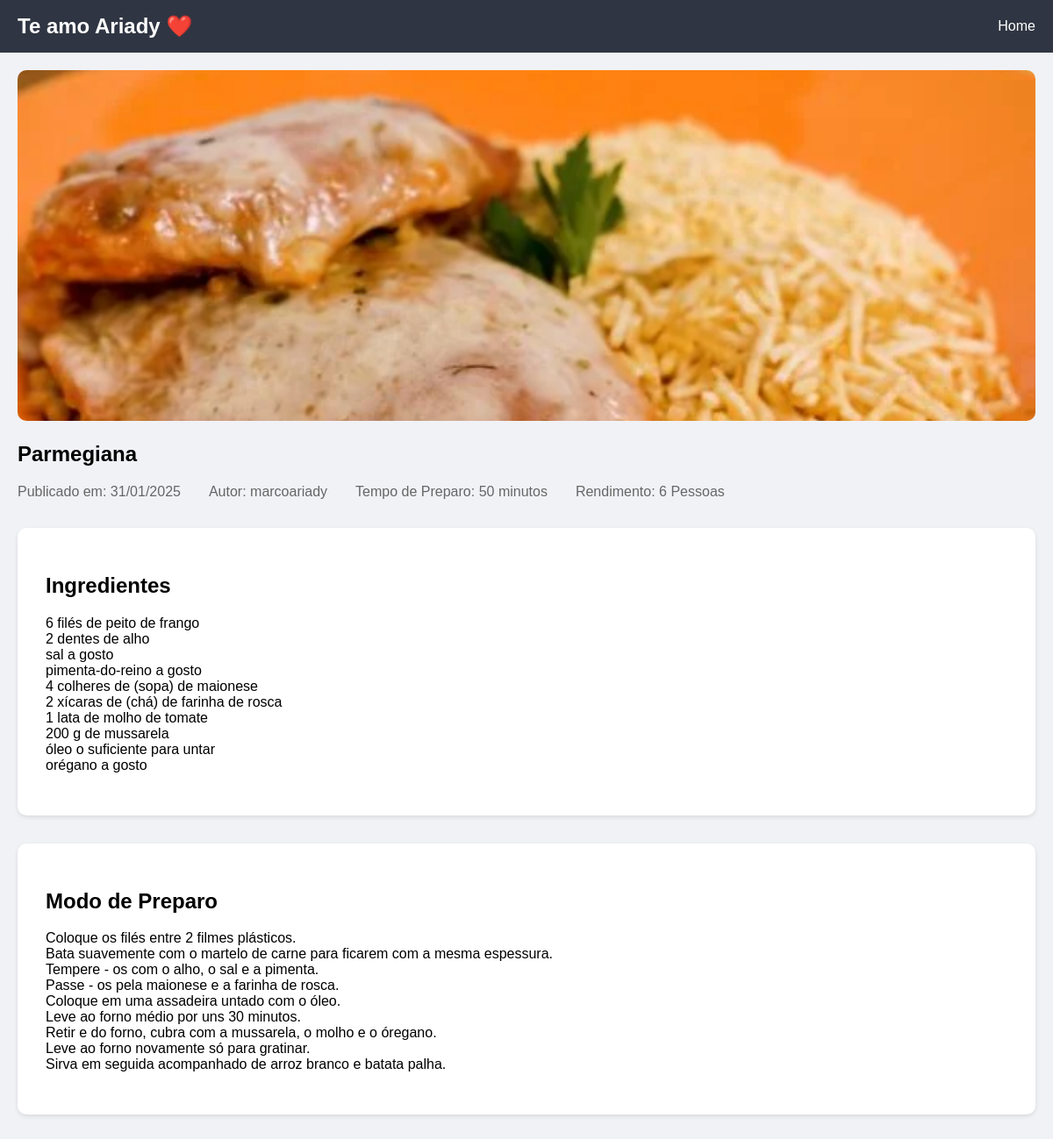
The app's page /receita/2/ with its own data.
### receitas/models.py (models this page shows, shortened)
class Receita(models.Model):
    CATEGORIAS = [
        ('DOCES', 'Doces'),
        ('SALGADOS', 'Salgados'),
        ('MASSAS', 'Massas'),
    ]
    titulo = models.CharField(max_length=200)
    descricao = models.TextField()
    ingredientes = models.TextField()
    modo_preparo = models.TextField()
    tempo_preparo = models.PositiveIntegerField(help_text="Em minutos")
    rendimento = models.CharField(max_length=100)
    categoria = models.CharField(max_length=8, choices=CATEGORIAS)
    data_publicacao = models.DateTimeField(auto_now_add=True)
    autor = models.ForeignKey(User, on_delete=models.CASCADE)
    imagem = models.ImageField(upload_to='receitas/', blank=True, null=True)

### receitas/views.py (the view)
# urls.py: path('receita/<int:receita_id>/', views.detalhe_receita, name='detalhe_receita'),
def detalhe_receita(request, receita_id):
    receita = get_object_or_404(Receita, pk=receita_id)
    return render(request, 'receita_detalhe.html', {'receita': receita})

### receitas/templates/receita_detalhe.html
{% extends 'base.html' %} {% block content %}
<article class="detalhe-receita">
  {% if receita.imagem %}
  <img
    src="{{ receita.imagem.url }}"
    alt="{{ receita.titulo }}"
    class="imagem-destaque"
  />
  {% endif %}
  <h1>{{ receita.titulo }}</h1>
  <div class="meta-info">
    <span>Publicado em: {{ receita.data_publicacao|date:"d/m/Y" }}</span>
    <span>Autor: {{ receita.autor.username }}</span>
    <span>Tempo de Preparo: {{ receita.tempo_preparo }} minutos</span>
    <span>Rendimento: {{ receita.rendimento }}</span>
  </div>
  <div class="ingredientes">
    <h2>Ingredientes</h2>
    <pre>{{ receita.ingredientes }}</pre>
  </div>
  <div class="modo-preparo">
    <h2>Modo de Preparo</h2>
    <pre>{{ receita.modo_preparo }}</pre>
  </div>
</article>
{% endblock %}

### static/css/styles.css (style rules this page uses)
:root { --cor-primaria: #ff4757; --cor-secundaria: #2f3542; --cor-fundo: #f1f2f6; }
body { font-family: "Arial", sans-serif; margin: 0; background-color: var(--cor-fundo); }
.detalhe-receita .imagem-destaque { width: 100%; max-height: 400px; object-fit: cover; border-radius: 10px; }
.meta-info { display: flex; gap: 2rem; margin: 1rem 0; color: #666; }
.ingredientes, .modo-preparo { background: white; padding: 2rem; border-radius: 10px; margin: 2rem 0; box-shadow: 0 2px 5px rgba(0, 0, 0, 0.1); }
pre { white-space: pre-wrap; font-family: inherit; }

### records on screen
Receita: imagem (picture), titulo "Parmegiana", data_publicacao "31/01/2025", autor.username "marcoariady", tempo_preparo "50", rendimento "6 Pessoas", ingredientes "6 filés de peito de frango 2 dentes de alho sal a gosto pimenta-do-reino a gosto 4 colheres de (sopa) de maionese 2 xícaras de (chá) de farinha de rosca 1 lata de molho de tomate 200 g de mussarela óleo o suficiente para untar orégano a gosto", modo_preparo "Coloque os filés entre 2 filmes plásticos. Bata suavemente com o martelo de carne para ficarem com a mesma espessura. Tempere - os com o alho, o sal e a pimenta. Passe - os pela maionese e a farinha de rosca. Coloque em uma assadeira untado com o óleo. Leve ao forno médio por uns 30 minutos. Retir e do forno, cubra com a mussarela, o molho e o óregano. Leve ao forno novamente só para gratinar. Sirva em seguida acompanhado de arroz branco e batata palha."
